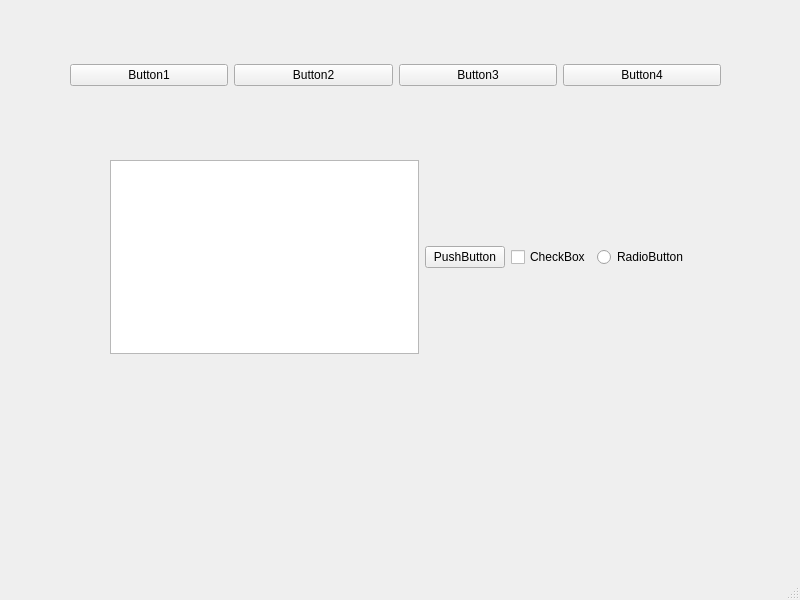
<?xml version="1.0" encoding="UTF-8"?>
<ui version="4.0">
 <class>MainWindow</class>
 <widget class="QMainWindow" name="MainWindow">
  <property name="geometry">
   <rect>
    <x>0</x>
    <y>0</y>
    <width>800</width>
    <height>600</height>
   </rect>
  </property>
  <property name="windowTitle">
   <string>MainWindow</string>
  </property>
  <widget class="QWidget" name="centralwidget">
   <widget class="QWidget" name="">
    <property name="geometry">
     <rect>
      <x>70</x>
      <y>50</y>
      <width>651</width>
      <height>51</height>
     </rect>
    </property>
    <layout class="QHBoxLayout" name="horizontalLayout">
     <item>
      <widget class="QPushButton" name="pushButton">
       <property name="text">
        <string>Button1</string>
       </property>
      </widget>
     </item>
     <item>
      <widget class="QPushButton" name="pushButton_2">
       <property name="text">
        <string>Button2</string>
       </property>
      </widget>
     </item>
     <item>
      <widget class="QPushButton" name="pushButton_3">
       <property name="text">
        <string>Button3</string>
       </property>
      </widget>
     </item>
     <item>
      <widget class="QPushButton" name="pushButton_4">
       <property name="text">
        <string>Button4</string>
       </property>
      </widget>
     </item>
    </layout>
   </widget>
   <widget class="QWidget" name="">
    <property name="geometry">
     <rect>
      <x>110</x>
      <y>160</y>
      <width>578</width>
      <height>194</height>
     </rect>
    </property>
    <layout class="QHBoxLayout" name="horizontalLayout_2">
     <item>
      <widget class="QListView" name="listView"/>
     </item>
     <item>
      <widget class="QPushButton" name="pushButton_5">
       <property name="text">
        <string>PushButton</string>
       </property>
      </widget>
     </item>
     <item>
      <widget class="QCheckBox" name="checkBox">
       <property name="text">
        <string>CheckBox</string>
       </property>
      </widget>
     </item>
     <item>
      <widget class="QRadioButton" name="radioButton">
       <property name="text">
        <string>RadioButton</string>
       </property>
      </widget>
     </item>
    </layout>
   </widget>
  </widget>
  <widget class="QMenuBar" name="menubar">
   <property name="geometry">
    <rect>
     <x>0</x>
     <y>0</y>
     <width>800</width>
     <height>26</height>
    </rect>
   </property>
  </widget>
  <widget class="QStatusBar" name="statusbar"/>
 </widget>
 <resources/>
 <connections/>
</ui>
